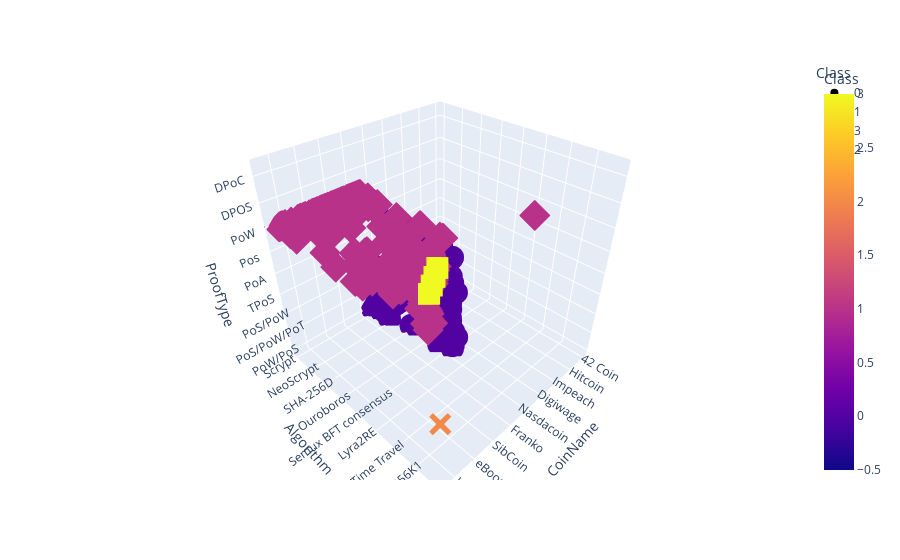

The notebook cell this image was saved under:
### Markdown cell above
### Visualizing Results

#### 3D-Scatter with Clusters

### Code cell
# Create a 3D-Scatter with the PCA data and the clusters
px.scatter_3d(
    clustered_df,
    x="CoinName",
    y="Algorithm",
    z="ProofType",
    color="Class",
    symbol="Class")

#fig.update_layout(legend=dict(x=0, y=1))
#fig.show()

### Figure 1 — Plotly figure (JSON) as saved in the notebook; plotly's stock layout.template omitted (floating-point values rounded to 4 significant figures; data arrays with more than 128 entries replaced by an {"elided": "..."} marker saying what was removed)
{"data": [{"hovertemplate": "Class=%{marker.color}<br>CoinName=%{x}<br>Algorithm=%{y}<br>ProofType=%{z}<extra></extra>", "legendgroup": "0", "marker": {"color": {"elided": "288 int values"}, "coloraxis": "coloraxis", "symbol": "circle"}, "mode": "markers", "name": "0", "scene": "scene", "showlegend": true, "type": "scatter3d", "x": {"elided": "288 str values"}, "y": {"elided": "288 str values"}, "z": {"elided": "288 str values"}}, {"hovertemplate": "Class=%{marker.color}<br>CoinName=%{x}<br>Algorithm=%{y}<br>ProofType=%{z}<extra></extra>", "legendgroup": "1", "marker": {"color": {"elided": "240 int values"}, "coloraxis": "coloraxis", "symbol": "diamond"}, "mode": "markers", "name": "1", "scene": "scene", "showlegend": true, "type": "scatter3d", "x": {"elided": "240 str values"}, "y": {"elided": "240 str values"}, "z": {"elided": "240 str values"}}, {"hovertemplate": "Class=%{marker.color}<br>CoinName=%{x}<br>Algorithm=%{y}<br>ProofType=%{z}<extra></extra>", "legendgroup": "3", "marker": {"color": [3, 3, 3, 3], "coloraxis": "coloraxis", "symbol": "square"}, "mode": "markers", "name": "3", "scene": "scene", "showlegend": true, "type": "scatter3d", "x": ["BiblePay", "LitecoinCash", "Fiii", "Waves"], "y": ["Proof-of-BibleHash", "SHA-256 + Hive", "SHA3-256", "Leased POS"], "z": ["POBh", "PoW + Hive", "DPoC", "LPoS"]}, {"hovertemplate": "Class=%{marker.color}<br>CoinName=%{x}<br>Algorithm=%{y}<br>ProofType=%{z}<extra></extra>", "legendgroup": "2", "marker": {"color": [2], "coloraxis": "coloraxis", "symbol": "x"}, "mode": "markers", "name": "2", "scene": "scene", "showlegend": true, "type": "scatter3d", "x": ["BitTorrent"], "y": ["TRC10"], "z": ["DPoS"]}], "layout": {"coloraxis": {"colorbar": {"title": {"text": "Class"}}, "colorscale": [[0, "#0d0887"], [0.1111, "#46039f"], [0.2222, "#7201a8"], [0.3333, "#9c179e"], [0.4444, "#bd3786"], [0.5556, "#d8576b"], [0.6667, "#ed7953"], [0.7778, "#fb9f3a"], [0.8889, "#fdca26"], [1, "#f0f921"]]}, "legend": {"title": {"text": "Class"}, "tracegroupgap": 0}, "margin": {"t": 60}, "scene": {"domain": {"x": [0, 1], "y": [0, 1]}, "xaxis": {"title": {"text": "CoinName"}}, "yaxis": {"title": {"text": "Algorithm"}}, "zaxis": {"title": {"text": "ProofType"}}}}}
